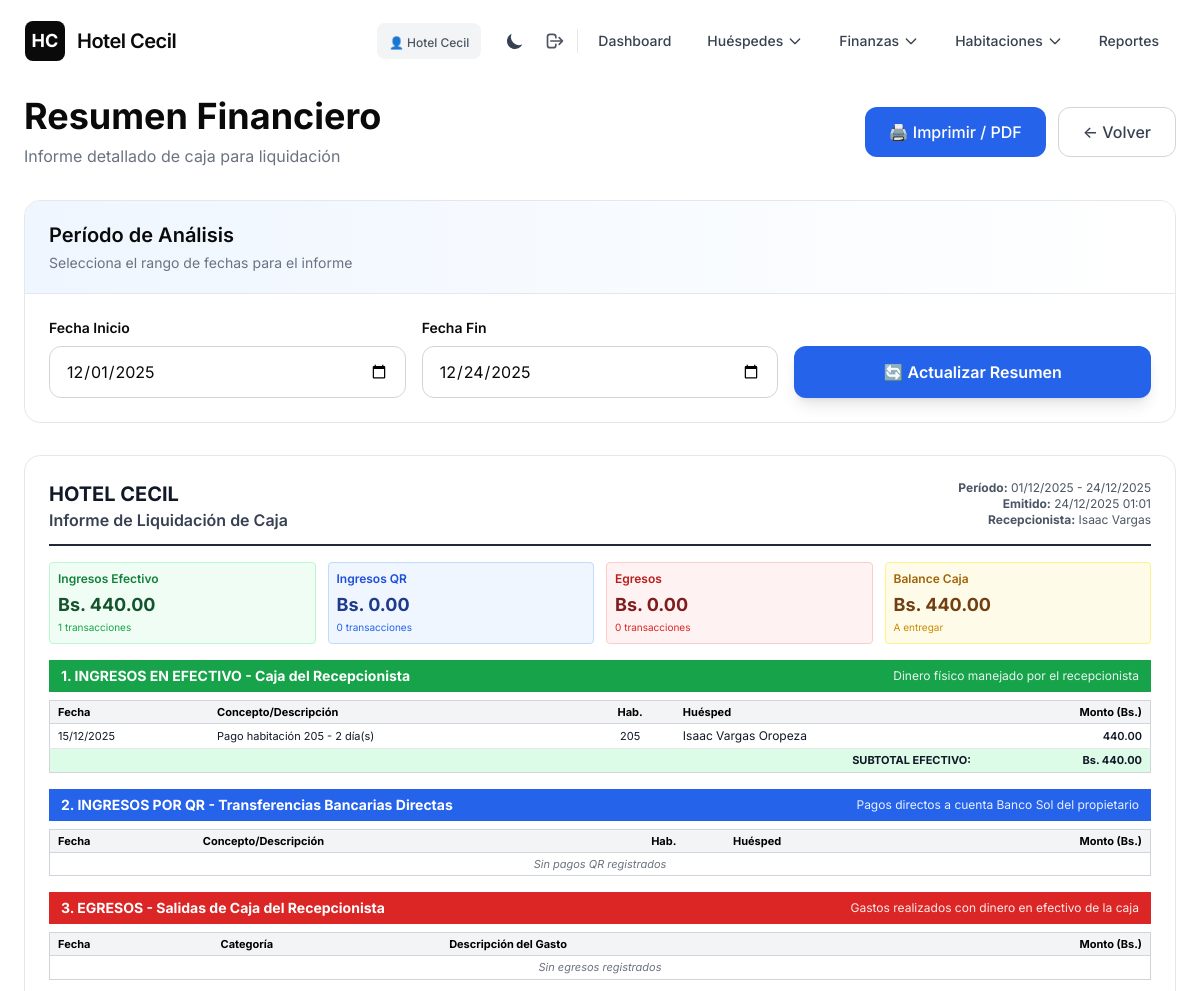
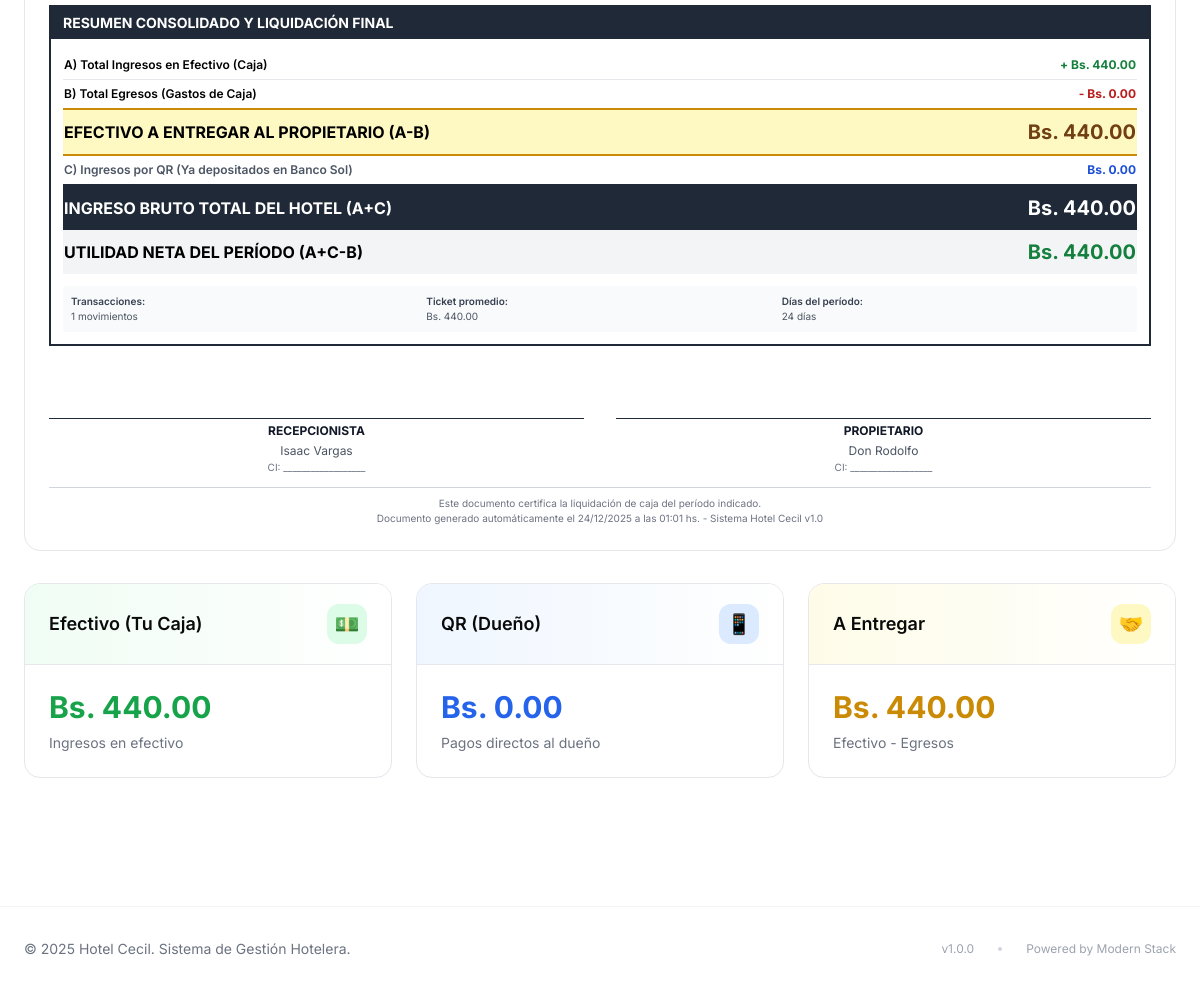
The app's page /views/finanzas/resumen.php (signed in) with its own data (2 pictures, top to bottom).
### tables this page shows
CREATE TABLE `ingresos` (
  `id` int(11) NOT NULL,
  `ocupacion_id` int(11) DEFAULT NULL,
  `concepto` varchar(255) NOT NULL,
  `monto` decimal(10,2) NOT NULL,
  `metodo_pago` enum('efectivo','qr','tarjeta','otro') DEFAULT 'efectivo',
  `fecha` date NOT NULL,
  `hora` time DEFAULT NULL,
  `observaciones` text DEFAULT NULL
);

CREATE TABLE `registro_ocupacion` (
  `id` int(11) NOT NULL,
  `huesped_id` int(11) NOT NULL,
  `habitacion_id` int(11) NOT NULL,
  `nro_pieza` varchar(10) NOT NULL,
  `prox_destino` varchar(150) DEFAULT NULL,
  `via_ingreso` varchar(50) DEFAULT NULL,
  `fecha_ingreso` date NOT NULL,
  `nro_dias` int(11) NOT NULL,
  `fecha_salida_estimada` date DEFAULT NULL,
  `fecha_salida_real` date DEFAULT NULL,
  `estado` enum('activo','finalizado') DEFAULT 'activo'
);

CREATE TABLE `huespedes` (
  `id` int(11) NOT NULL,
  `nombres_apellidos` varchar(255) NOT NULL,
  `genero` enum('M','F') NOT NULL,
  `edad` int(11) NOT NULL,
  `estado_civil` varchar(50) DEFAULT NULL,
  `nacionalidad` varchar(100) NOT NULL,
  `ci_pasaporte` varchar(100) NOT NULL,
  `profesion` varchar(150) DEFAULT NULL,
  `objeto` varchar(255) DEFAULT NULL,
  `procedencia` varchar(150) DEFAULT NULL,
  `fecha_registro` timestamp NOT NULL DEFAULT current_timestamp()
);

### views/finanzas/resumen.php (the view, shortened to what the rows shown need)
<?php
require_once __DIR__ . '/../../config/config.php';
require_once __DIR__ . '/../../models/Finanzas.php';
$fecha_inicio = $_GET['fecha_inicio'] ?? date('Y-m-01');
$fecha_fin = $_GET['fecha_fin'] ?? date('Y-m-d');
$finanzasModel = new Finanzas();
$ingresos = $finanzasModel->obtenerIngresos($fecha_inicio, $fecha_fin);
$egresos = $finanzasModel->obtenerEgresos($fecha_inicio, $fecha_fin);
$ingresos_efectivo = array_filter($ingresos, function($ing) {
    return $ing['metodo_pago'] === 'efectivo';
});
$ingresos_qr = array_filter($ingresos, function($ing) {
    return $ing['metodo_pago'] === 'qr';
});
$total_efectivo = array_sum(array_column($ingresos_efectivo, 'monto'));
$total_qr = array_sum(array_column($ingresos_qr, 'monto'));
$total_egresos = array_sum(array_column($egresos, 'monto'));
$balance_recepcionista = $total_efectivo - $total_egresos;
include __DIR__ . '/../../includes/header.php';
?>
<div class="no-print mb-8">
    <div class="flex items-center justify-between">
        <div>
            <h1 class="text-4xl font-bold text-noir dark:text-white mb-2">Resumen Financiero</h1>
        </div>
    </div>
</div>
<div class="no-print bg-white dark:bg-gray-900 rounded-2xl border border-gray-200 dark:border-gray-800 overflow-hidden mb-8">
    <div class="px-6 py-5 border-b border-gray-200 dark:border-gray-800 bg-gradient-to-r from-blue-50 to-white dark:from-blue-900/20 dark:to-gray-900">
        <h2 class="text-xl font-semibold text-noir dark:text-white">Período de Análisis</h2>
    </div>
</div>
<div class="print-container bg-white dark:bg-gray-900 rounded-2xl border border-gray-200 dark:border-gray-800 overflow-hidden p-6">
    <div class="mb-4 pb-3 border-b-2 border-gray-800 dark:border-gray-600">
        <div class="flex justify-between items-start">
            <div>
                <h1 class="text-xl font-bold text-gray-900 dark:text-white">HOTEL CECIL</h1>
                <h2 class="text-base font-semibold text-gray-700 dark:text-gray-300">Informe de Liquidación de Caja</h2>
            </div>
        </div>
    </div>
    <div class="grid grid-cols-4 gap-3 mb-4 text-xs">
        <div class="bg-green-50 dark:bg-green-900/20 border border-green-200 dark:border-green-800 rounded p-2">
            <p class="text-green-700 dark:text-green-400 font-semibold mb-1">Ingresos Efectivo</p>
            <p class="text-lg font-bold text-green-900 dark:text-green-300">Bs. <?php echo formatMoney($total_efectivo); ?></p>
            <p class="text-[10px] text-green-600 dark:text-green-500"><?php echo count($ingresos_efectivo); ?> transacciones</p>
        </div>
        <div class="bg-blue-50 dark:bg-blue-900/20 border border-blue-200 dark:border-blue-800 rounded p-2">
            <p class="text-blue-700 dark:text-blue-400 font-semibold mb-1">Ingresos QR</p>
            <p class="text-lg font-bold text-blue-900 dark:text-blue-300">Bs. <?php echo formatMoney($total_qr); ?></p>
            <p class="text-[10px] text-blue-600 dark:text-blue-500"><?php echo count($ingresos_qr); ?> transacciones</p>
        </div>
        <div class="bg-yellow-50 dark:bg-yellow-900/20 border border-yellow-200 dark:border-yellow-800 rounded p-2">
            <p class="text-yellow-700 dark:text-yellow-400 font-semibold mb-1">Balance Caja</p>
            <p class="text-lg font-bold text-yellow-900 dark:text-yellow-300">Bs. <?php echo formatMoney($balance_recepcionista); ?></p>
            <p class="text-[10px] text-yellow-600 dark:text-yellow-500">A entregar</p>
        </div>
    </div>
    <div class="mb-4">
        <table class="w-full compact-table border border-gray-300 dark:border-gray-700">
            <thead class="bg-gray-100 dark:bg-gray-800">
                <tr>
                    <th class="text-left border-b border-gray-300 dark:border-gray-700">Fecha</th>
                    <th class="text-left border-b border-gray-300 dark:border-gray-700">Concepto/Descripción</th>
                    <th class="text-center border-b border-gray-300 dark:border-gray-700">Hab.</th>
                    <th class="text-left border-b border-gray-300 dark:border-gray-700">Huésped</th>
                    <th class="text-right border-b border-gray-300 dark:border-gray-700">Monto (Bs.)</th>
                </tr>
            </thead>
            <tbody class="text-gray-900 dark:text-gray-300">
                <?php if (empty($ingresos_efectivo)): ?>
                    <tr>
                        <td colspan="5" class="text-center py-3 text-gray-500 dark:text-gray-400 italic">Sin movimientos en efectivo</td>
                    </tr>
                <?php else: ?>
                    <?php foreach ($ingresos_efectivo as $ing): ?>
                        <tr class="border-b border-gray-200 dark:border-gray-800 hover:bg-gray-50 dark:hover:bg-gray-800/50">
                            <td class="whitespace-nowrap"><?php echo date('d/m/Y', strtotime($ing['fecha'])); ?></td>
                            <td><?php echo htmlspecialchars($ing['concepto']); ?></td>
                            <td class="text-center"><?php echo $ing['nro_pieza'] ?? '-'; ?></td>
                            <td class="text-xs"><?php echo $ing['nombres_apellidos'] ? htmlspecialchars($ing['nombres_apellidos']) : '-'; ?></td>
                            <td class="text-right font-semibold"><?php echo formatMoney($ing['monto']); ?></td>
                        </tr>
                    <?php endforeach; ?>
                    <tr class="bg-green-100 dark:bg-green-900/30 font-bold">
                        <td colspan="4" class="text-right py-2">SUBTOTAL EFECTIVO:</td>
                        <td class="text-right">Bs. <?php echo formatMoney($total_efectivo); ?></td>
                    </tr>
                <?php endif; ?>
            </tbody>
        </table>
    </div>
    <div class="mb-4">
        <table class="w-full compact-table border border-gray-300 dark:border-gray-700">
            <thead class="bg-gray-100 dark:bg-gray-800">
                <tr>
                    <th class="text-left border-b border-gray-300 dark:border-gray-700">Fecha</th>
                    <th class="text-left border-b border-gray-300 dark:border-gray-700">Concepto/Descripción</th>
                    <th class="text-center border-b border-gray-300 dark:border-gray-700">Hab.</th>
                    <th class="text-left border-b border-gray-300 dark:border-gray-700">Huésped</th>
                    <th class="text-right border-b border-gray-300 dark:border-gray-700">Monto (Bs.)</th>
                </tr>
            </thead>
        </table>
    </div>
    <div class="mb-4">
        <table class="w-full compact-table border border-gray-300 dark:border-gray-700">
            <thead class="bg-gray-100 dark:bg-gray-800">
                <tr>
                    <th class="text-left border-b border-gray-300 dark:border-gray-700">Fecha</th>
                    <th class="text-left border-b border-gray-300 dark:border-gray-700">Categoría</th>
                    <th class="text-left border-b border-gray-300 dark:border-gray-700">Descripción del Gasto</th>
                    <th class="text-right border-b border-gray-300 dark:border-gray-700">Monto (Bs.)</th>
                </tr>
            </thead>
        </table>
    </div>
    <div class="mb-4 border-2 border-gray-800 dark:border-gray-600">
        <div class="p-3">
            <table class="w-full text-xs mb-3">
                <tbody>
                    <tr class="border-b border-gray-200 dark:border-gray-700">
                        <td class="py-1.5 font-semibold">A) Total Ingresos en Efectivo (Caja)</td>
                        <td class="py-1.5 text-right font-bold text-green-700 dark:text-green-400">+ Bs. <?php echo formatMoney($total_efectivo); ?></td>
                    </tr>
                    <tr class="bg-yellow-100 dark:bg-yellow-900/30 border-y-2 border-yellow-600">
                        <td class="py-2 font-bold text-base">EFECTIVO A ENTREGAR AL PROPIETARIO (A-B)</td>
                        <td class="py-2 text-right font-bold text-xl text-yellow-900 dark:text-yellow-300">Bs. <?php echo formatMoney($balance_recepcionista); ?></td>
                    </tr>
                    <tr class="border-b border-gray-200 dark:border-gray-700">
                        <td class="py-1.5 font-semibold text-gray-600 dark:text-gray-400">C) Ingresos por QR (Ya depositados en Banco Sol)</td>
                        <td class="py-1.5 text-right font-bold text-blue-700 dark:text-blue-400">Bs. <?php echo formatMoney($total_qr); ?></td>
                    </tr>
                    <tr class="bg-gray-800 dark:bg-gray-700 text-white border-t-2 border-gray-800">
                        <td class="py-2 font-bold text-base">INGRESO BRUTO TOTAL DEL HOTEL (A+C)</td>
                        <td class="py-2 text-right font-bold text-xl">Bs. <?php echo formatMoney($total_efectivo + $total_qr); ?></td>
                    </tr>
                    <tr class="bg-gray-100 dark:bg-gray-800">
                        <td class="py-2 font-bold text-base">UTILIDAD NETA DEL PERÍODO (A+C-B)</td>
                        <td class="py-2 text-right font-bold text-xl text-green-700 dark:text-green-400">Bs. <?php echo formatMoney($total_efectivo + $total_qr - $total_egresos); ?></td>
                    </tr>
                </tbody>
            </table>
            <div class="grid grid-cols-3 gap-2 text-[10px] bg-gray-50 dark:bg-gray-800 p-2 rounded">
                <div>
                    <p class="font-semibold text-gray-700 dark:text-gray-300">Ticket promedio:</p>
                    <p class="text-gray-600 dark:text-gray-400">Bs. <?php echo count($ingresos) > 0 ? formatMoney(($total_efectivo + $total_qr) / count($ingresos)) : '0.00'; ?></p>
                </div>
            </div>
        </div>
    </div>
</div>
<div class="no-print mt-8">
    <div class="grid grid-cols-1 md:grid-cols-3 gap-6">
        <div class="bg-white rounded-2xl border border-gray-200 overflow-hidden">
            <div class="p-6">
                <p class="text-3xl font-bold text-green-600">Bs. <?php echo formatMoney($total_efectivo); ?></p>
                <p class="text-sm text-gray-500 mt-2">Ingresos en efectivo</p>
            </div>
        </div>
        <div class="bg-white rounded-2xl border border-gray-200 overflow-hidden">
            <div class="p-6">
                <p class="text-3xl font-bold text-blue-600">Bs. <?php echo formatMoney($total_qr); ?></p>
                <p class="text-sm text-gray-500 mt-2">Pagos directos al dueño</p>
            </div>
        </div>
        <div class="bg-white rounded-2xl border border-gray-200 overflow-hidden">
            <div class="p-6">
                <p class="text-3xl font-bold text-yellow-600">Bs. <?php echo formatMoney($balance_recepcionista); ?></p>
                <p class="text-sm text-gray-500 mt-2">Efectivo - Egresos</p>
            </div>
        </div>
    </div>
</div>
<?php include __DIR__ . '/../../includes/footer.php'; ?>

### records on screen
ingresos: metodo_pago "440.00", metodo_pago "1", metodo_pago "0.00", metodo_pago "0", fecha "15/12/2025", concepto "Pago habitación 205 - 2 día(s)", ocupacion.nro_pieza "205", huespedes.nombres_apellidos "Isaac Vargas Oropeza", monto "440.00", formatMoney($total_efectivo + $total_qr) "440.00", formatMoney($total_efectivo + $total_qr - $total_egresos) "440.00"

### other values on screen
$_SESSION['usuario'] "Hotel Cecil"
formatMoney($total_egresos) "0.00"
count($egresos) "0"
count($ingresos) + count($egresos) "1"
